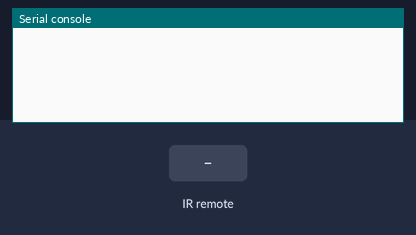
Bench run of a program on a simulated MicroPython board. On the bench: the last lines printed to the serial console. Inputs (shaded band) come from the test bench.

Above: at 1.2 s.
1.3 s: infrared code 0x45 received
At 2.5 s:
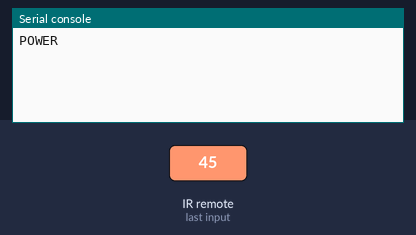
2.8 s: infrared code 0x46 received
At 3.6 s:
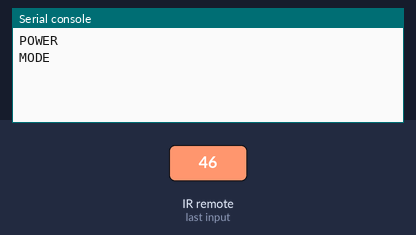
4.3 s: infrared code 0x47 received
At 4.8 s:
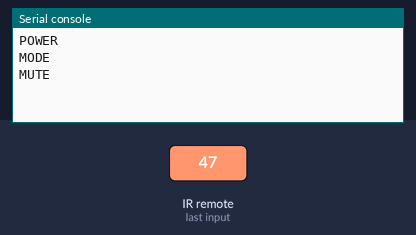
5.8 s: infrared code 0x44 received
At 7.0 s:
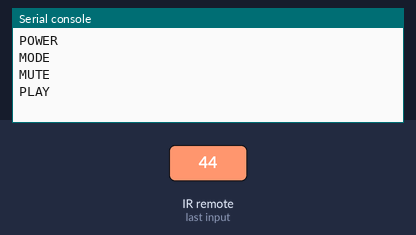
7.3 s: infrared code 0x40 received
At 8.3 s:
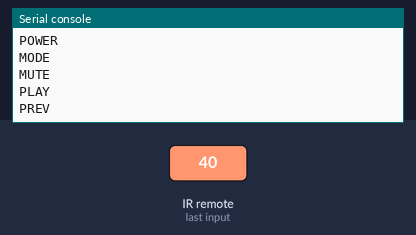
8.8 s: infrared code 0x43 received
At 9.4 s:
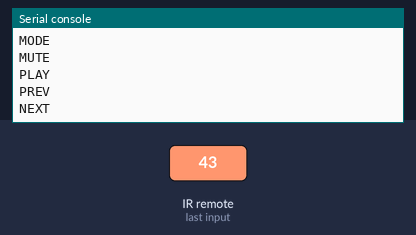

The program:

Ir_example_2.py
```python
#you need ir_rx.py library for this project

from machine import Pin
from ir_rx import NEC_16

ir_key = {
    0x45: 'POWER',
    0x46: 'MODE',
    0x47: 'MUTE',
    0x44: 'PLAY',
    0x40: 'PREV',
    0x43: 'NEXT',
    0x07: 'EQ',
    0x15: 'MINUS',
    0x09: 'PLUS',
    0x16: '0',
    0x19: 'REPEAT',
    0x0D: 'USD',
    0x0C: '1',
    0x18: '2',
    0x5E: '3',
    0x08: '4',
    0x1C: '5',
    0x5A: '6',
    0x42: '7',
    0x52: '8',
    0x4A: '9'
    }

def callback(data, addr, ctrl):
    if data > 0:
        print(ir_key[data])

ir = NEC_16(Pin(23, Pin.IN), callback)
```

Measured:
- after the input at 1.3 s, the serial console: prints a new line after 0.08 s (image 1)
- after the input at 2.8 s, the serial console: prints a new line after 0.08 s (image 2)
- after the input at 4.3 s, the serial console: prints a new line after 0.08 s (image 3)
- after the input at 5.8 s, the serial console: prints a new line after 0.08 s (image 4)
- after the input at 7.3 s, the serial console: prints a new line after 0.08 s (image 5)
- after the input at 8.8 s, the serial console: prints a new line after 0.08 s (image 6)
